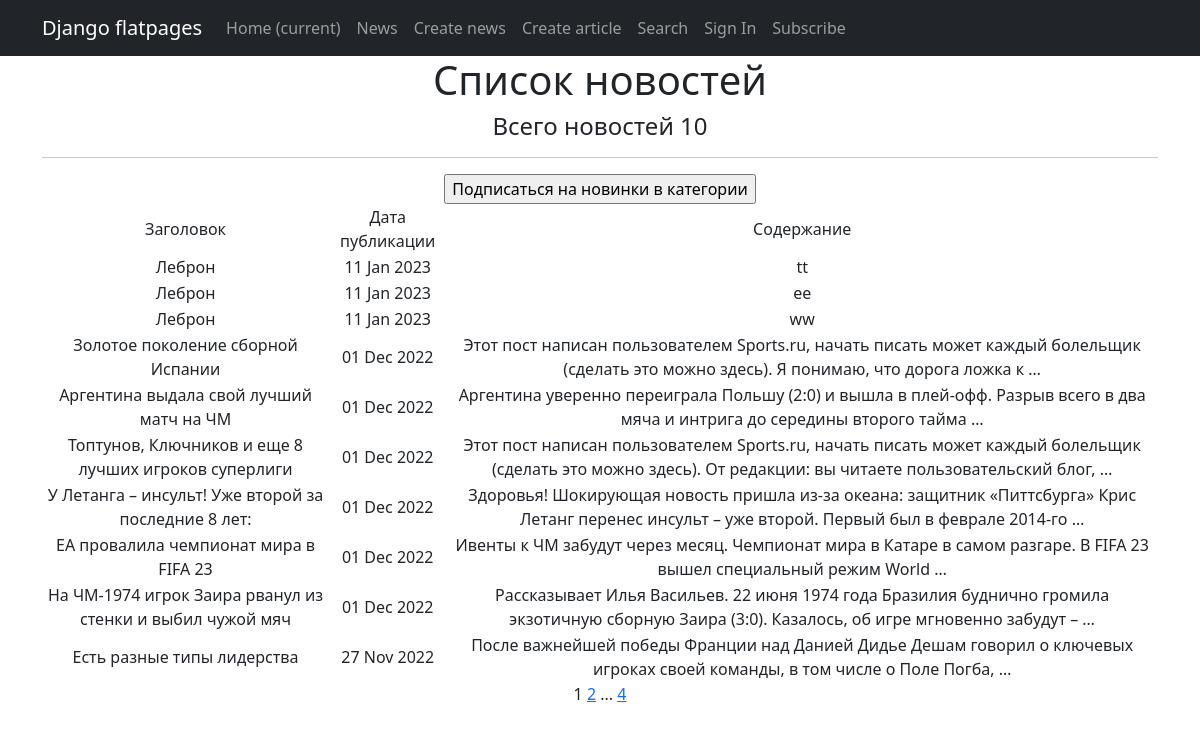
Page /news/ on the committed database.
### news/models.py (models this page shows, shortened)
class Post(models.Model):
    article = 'AR'
    news = 'NE'
    author_name = models.ForeignKey(Author, on_delete=models.CASCADE)  # связь «один ко многим» с моделью Author
    types_post = models.CharField(max_length=2, choices=Types, default='NE')  # поле с выбором — «статья» или «новость»;
    datetime_post = models.DateTimeField(auto_now_add=True)  # автоматически добавляемая дата и время создания;
    category_post = models.ManyToManyField(Category, through='PostCategory')  # связь «многие ко многим» с моделью Category (с дополнительной моделью PostCategory);
    header = models.CharField(max_length=255) #  заголовок статьи/новости
    content = models.TextField() #  текст статьи/новости
    rating_post = models.IntegerField(default=0) #  рейтинг статьи/новости

### news/views.py (the view)
# urls.py: path('', PostList.as_view(), name='post_list'), #http://127.0.0.1:8000/news/
class PostList(ListView):
    model = Post
    ordering = '-datetime_post'
    template_name = 'news.html'
    context_object_name = 'news'
    paginate_by = 10
    def get_queryset(self):
        queryset = super().get_queryset()
        self.filterset = PostFilter(self.request.GET, queryset)
        return self.filterset.qs
    def get_context_data(self, **kwargs):
        context = super().get_context_data(**kwargs)
        context['filterset'] = self.filterset
        return context

### news/templatetags/custom_filters.py (called while the page is built)
@register.filter(name='censors')
def censor(value):
   stopwords = ['урод', 'бяка', 'гопник']
   word = value.replace(',', "")
   word = word.replace('-', "")
   word = word.split()
   if type(value) is str:
      for word in stopwords:
         value = value.replace(word, word[0] + "*" * (len(word) - 1))
         value = value.replace(word.capitalize(), word[0] + "*" * (len(word) - 1))
   else:
      raise ValueError('Ошибка, это не переменная строкого типа')
   return f'{value}'

### news/templatetags/custom_tags.py (called while the page is built)
@register.simple_tag(takes_context=True)
def url_replace(context, **kwargs):
   d = context['request'].GET.copy()
   for k, v in kwargs.items():
       d[k] = v
   return d.urlencode()

### templates/news.html (shortened to what this page needs)
{% extends 'flatpages/default.html' %}
{% load custom_filters %}
{% load custom_tags %}
{% block content %}
   <h1>Список новостей</h1>
   <h4>Всего новостей {{news|length}} </h4>
   <hr>
   {% if news %}
       <table>
           <tr>
               <td>Заголовок</td>
               <td>Дата публикации</td>
               <td>Содержание</td>
           </tr>
           {% for post in news %}
           <tr>
               <td>{{ post.header|censors }}</td>
               <td>{{ post.datetime_post|date:'d M Y' }}</td>
               <td>{{ post.content|censors|truncatewords:20 }}</td>
           </tr>
           {% endfor %}
    <form action="/subscribe/post/">
        <input type="submit" value="Подписаться на новинки в категории">
    </form>
       </table>
   {% else %}
       <h2>Новостей нет!</h2>
   {% endif %}
   {{ page_obj.number }}
   {% if page_obj.has_next %}
       <a href="?{% url_replace page=page_obj.next_page_number %}">{{ page_obj.next_page_number }}</a>
       {% if paginator.num_pages != page_obj.next_page_number %}
           ...
           <a href="?{% url_replace page=page_obj.paginator.num_pages %}">{{ page_obj.paginator.num_pages }}</a>
       {% endif %}
   {% endif %}
{% endblock content %}

### templates/flatpages/default.html (shortened to what this page needs)
<!DOCTYPE html>
<html lang="en">
    <head>
        {% load static %}
        <link href="{% static 'css/styles.css' %}" rel="stylesheet" />
    </head>
    <body>
        <nav class="navbar navbar-expand-lg navbar-dark bg-dark static-top">
            <div class="container">
                <a class="navbar-brand" href="#">Django flatpages</a>
                <div class="collapse navbar-collapse" id="navbarResponsive">
                    <ul class="navbar-nav ml-auto">
                        <li class="nav-item active">
                            <a class="nav-link" href="#">Home
                                <span class="sr-only">(current)</span>
                            </a>
                        </li>
                        <li class="nav-item">
                            <a class="nav-link" href="/news/">News</a>
                        </li>
                        <li class="nav-item">
                            <a class="nav-link" href="/news/create/">Create news</a>
                        </li>
                        <li class="nav-item">
                            <a class="nav-link" href="/article/create/">Create article</a>
                        </li>
                        <li class="nav-item">
                            <a class="nav-link" href="/news/search">Search</a>
                        </li>
                        <li class="nav-item">
                            <a class="nav-link" href="/accounts/login/">Sign In</a>
                        </li>
                        <li class="nav-item">
                            <a class="nav-link" href="/subscribe/post/">Subscribe</a>
                        </li>
                    </ul>
                </div>
            </div>
        </nav>
        <div class="container">
            <div class="row">
                <div class="col-lg-12 text-center">
                    {% block content %}{% endblock content %}
                </div>
            </div>
        </div>
    </body>
</html>

### rows in the picture
Post: header|censors "Леброн", datetime_post "11 Jan 2023", content|censors "tt"
Post: header|censors "Леброн", datetime_post "11 Jan 2023", content|censors "ee"
Post: header|censors "Леброн", datetime_post "11 Jan 2023", content|censors "ww"
Post: header|censors "Золотое поколение сборной Испании", datetime_post "01 Dec 2022", content|censors "Этот пост написан пользователем Sports.ru, начать писать может каждый болельщик (сделать это можно здесь). Я понимаю, что дорога ложка к …"
Post: header|censors "Аргентина выдала свой лучший матч на ЧМ", datetime_post "01 Dec 2022", content|censors "Аргентина уверенно переиграла Польшу (2:0) и вышла в плей-офф. Разрыв всего в два мяча и интрига до середины второго тайма …"
Post: header|censors "Топтунов, Ключников и еще 8 лучших игроков суперлиги", datetime_post "01 Dec 2022", content|censors "Этот пост написан пользователем Sports.ru, начать писать может каждый болельщик (сделать это можно здесь). От редакции: вы читаете пользовательский блог, …"
Post: header|censors "У Летанга – инсульт! Уже второй за последние 8 лет:", datetime_post "01 Dec 2022", content|censors "Здоровья! Шокирующая новость пришла из-за океана: защитник «Питтсбурга» Крис Летанг перенес инсульт – уже второй. Первый был в феврале 2014-го …"
Post: header|censors "EA провалила чемпионат мира в FIFA 23", datetime_post "01 Dec 2022", content|censors "Ивенты к ЧМ забудут через месяц. Чемпионат мира в Катаре в самом разгаре. В FIFA 23 вышел специальный режим World …"
Post: header|censors "На ЧМ-1974 игрок Заира рванул из стенки и выбил чужой мяч", datetime_post "01 Dec 2022", content|censors "Рассказывает Илья Васильев. 22 июня 1974 года Бразилия буднично громила экзотичную сборную Заира (3:0). Казалось, об игре мгновенно забудут – …"
Post: header|censors "Есть разные типы лидерства", datetime_post "27 Nov 2022", content|censors "После важнейшей победы Франции над Данией Дидье Дешам говорил о ключевых игроках своей команды, в том числе о Поле Погба, …"

### other values in the picture
{{ news|length }} "10"
{{ page_obj.number }} "1"
{{ page_obj.next_page_number }} "2"
{{ page_obj.paginator.num_pages }} "4"
